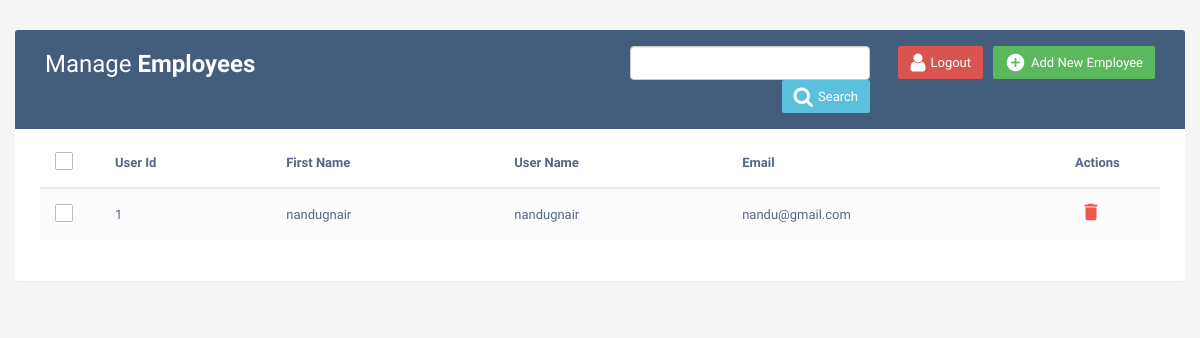
/site/admin/dashboard/ (signed in), run on an earlier commit of the app's database.
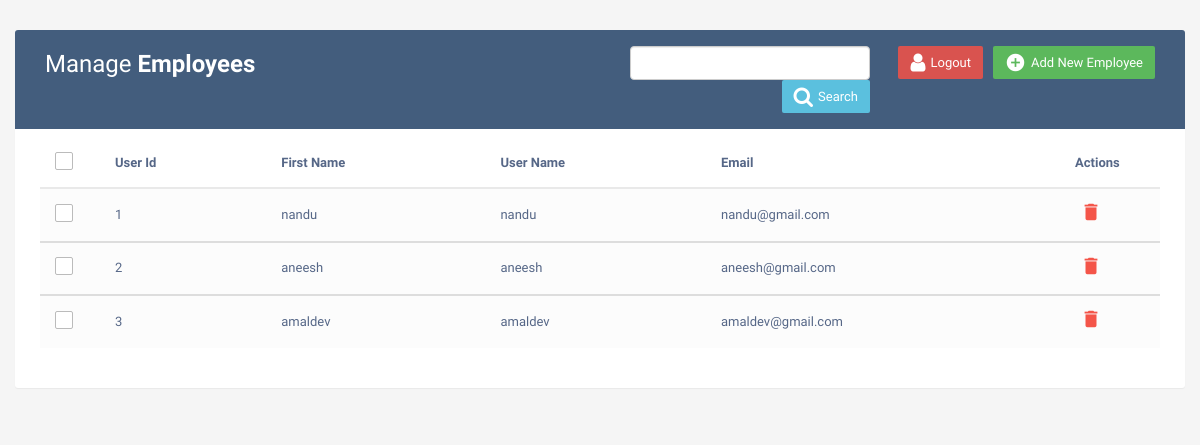
And on a later commit of the database.
### user_app/models.py (models this page shows, shortened)
class Customer(models.Model):
    name = models.CharField(max_length=50, unique=True)
    user_name = models.CharField(max_length=50, unique=True)
    email = models.EmailField(max_length=50, unique=True)

### admin_app/views.py (the view)
# urls.py: path('dashboard/', views.admin_home, name='admin_home'),
@cache_control(no_cache=True,must_revalidate=True, no_store=True)
@login_required(login_url='admin_log_in')
def admin_home(request):
    if 'email' in request.session:
        my_user = Customer.objects.all()
        context = {
            'users': my_user
        }
        return render(request, 'admin_home.html', context)
    else:
        return redirect('admin_log_in')

### templates/admin_home.html (shortened to what this page needs)
<!DOCTYPE html>
<html lang="en">
<head>
	<link rel="stylesheet" href="https://maxcdn.bootstrapcdn.com/font-awesome/4.7.0/css/font-awesome.min.css">
	<link rel="stylesheet" href="https://maxcdn.bootstrapcdn.com/bootstrap/3.3.7/css/bootstrap.min.css">
<body>
	<div class="container-fluid">
		<div class="table-wrapper">
			<div class="table-title">
				<div class="row">
					<div class="col-sm-6">
						<h2>Manage <b>Employees</b></h2>
					</div>
					<div class="col-sm-6">
						<a href="#addEmployeeModal" class="btn btn-success" data-toggle="modal"><i
								class="material-icons">&#xE147;</i> <span>Add New Employee</span></a>
						<form action="/site/admin/admin_logout/" method="post">
							<button type="submit" class="btn btn-danger"><i class="fa fa-user"></i>
								<span>Logout</span></button>
						</form>
						<div class="col-md-6 d-flex">
							<form action="/site/admin/admin_search/" method="post">
								<input type="search" name="search" class="form-control" width="30">
								<button type="submit" class="btn btn-info"><i class="fa fa-search"></i>
									<span>Search</span></button>
							</form>
						</div>
					</div>
				</div>
			</div>
			<table class="table table-striped table-hover">
				<thead>
					<tr>
						<th>
							<span class="custom-checkbox">
								<label for="selectAll"></label>
							</span>
						</th>
						<th>User Id</th>
						<th>First Name</th>
						<th>User Name</th>
						<th>Email</th>
						<th>Actions</th>
					</tr>
				</thead>
				{% for user in users %}
				<tbody>
					<tr>
						<td>
							<span class="custom-checkbox">
								<label for="checkbox1"></label>
							</span>
						</td>
						<td>{{ forloop.counter }}</td>
						<td>{{ user.name }}</td>
						<td>{{ user.user_name }}</td>
						<td>{{ user.email }}</td>
						<td>
							<a href="#editEmployeeModal-{{ forloop.counter }}" class="edit" data-toggle="modal">
							<a href="#deleteEmployeeModal-{{ forloop.counter }}" class="delete" data-toggle="modal"><i
									class="material-icons" data-toggle="tooltip" title="Delete">&#xE872;</i></a>
						</td>
					</tr>
				</tbody>
				{% endfor %}
			</table>
		</div>
	</div>
</body>
</html>

### templates/admin_home.html (style rules this page uses)
body { color: #566787; background: #f5f5f5; font-family: 'Varela Round', sans-serif; font-size: 13px; }
.table-wrapper { background: #fff; padding: 20px 25px; margin: 30px 0; border-radius: 3px; box-shadow: 0 1px 1px rgba(0, 0, 0, .05); }
.table-title { padding-bottom: 15px; background: #435d7d; color: #fff; padding: 16px 30px; margin: -20px -25px 10px; border-radius: 3px 3px 0 0; }
.table-title h2 { margin: 5px 0 0; font-size: 24px; }
.table-title .btn { color: #fff; float: right; font-size: 13px; border: none; min-width: 50px; border-radius: 2px; border: none; outline: none !important; margin-left: 10px; }
.table-title .btn i { float: left; font-size: 21px; margin-right: 5px; }
.table-title .btn span { float: left; margin-top: 2px; }
table.table tr th, table.table tr td { border-color: #e9e9e9; padding: 12px 15px; vertical-align: middle; }
table.table tr th:first-child { width: 60px; }
table.table tr th:last-child { width: 100px; }
table.table-striped tbody tr:nth-of-type(odd) { background-color: #fcfcfc; }
table.table td:last-child i { opacity: 0.9; font-size: 22px; margin: 0 5px; }
table.table td a { font-weight: bold; color: #566787; display: inline-block; text-decoration: none; outline: none !important; }
table.table td a.edit { color: #FFC107; }
table.table td a.delete { color: #F44336; }
table.table td i { font-size: 19px; }
.custom-checkbox { position: relative; }
.custom-checkbox label:before { width: 18px; height: 18px; }
.custom-checkbox label:before { content: ''; margin-right: 10px; display: inline-block; vertical-align: text-top; background: white; border: 1px solid #bbb; border-radius: 2px; box-sizing: border-box; z-index: 2; }

What changed in the data, as far as the page shows it:
removed Customer: name "nandugnair", user_name "nandugnair", email "nandu@gmail.com"
added Customer: name "nandu", user_name "nandu", email "nandu@gmail.com"
added Customer: name "aneesh", user_name "aneesh", email "aneesh@gmail.com"
added Customer: name "amaldev", user_name "amaldev", email "amaldev@gmail.com"
